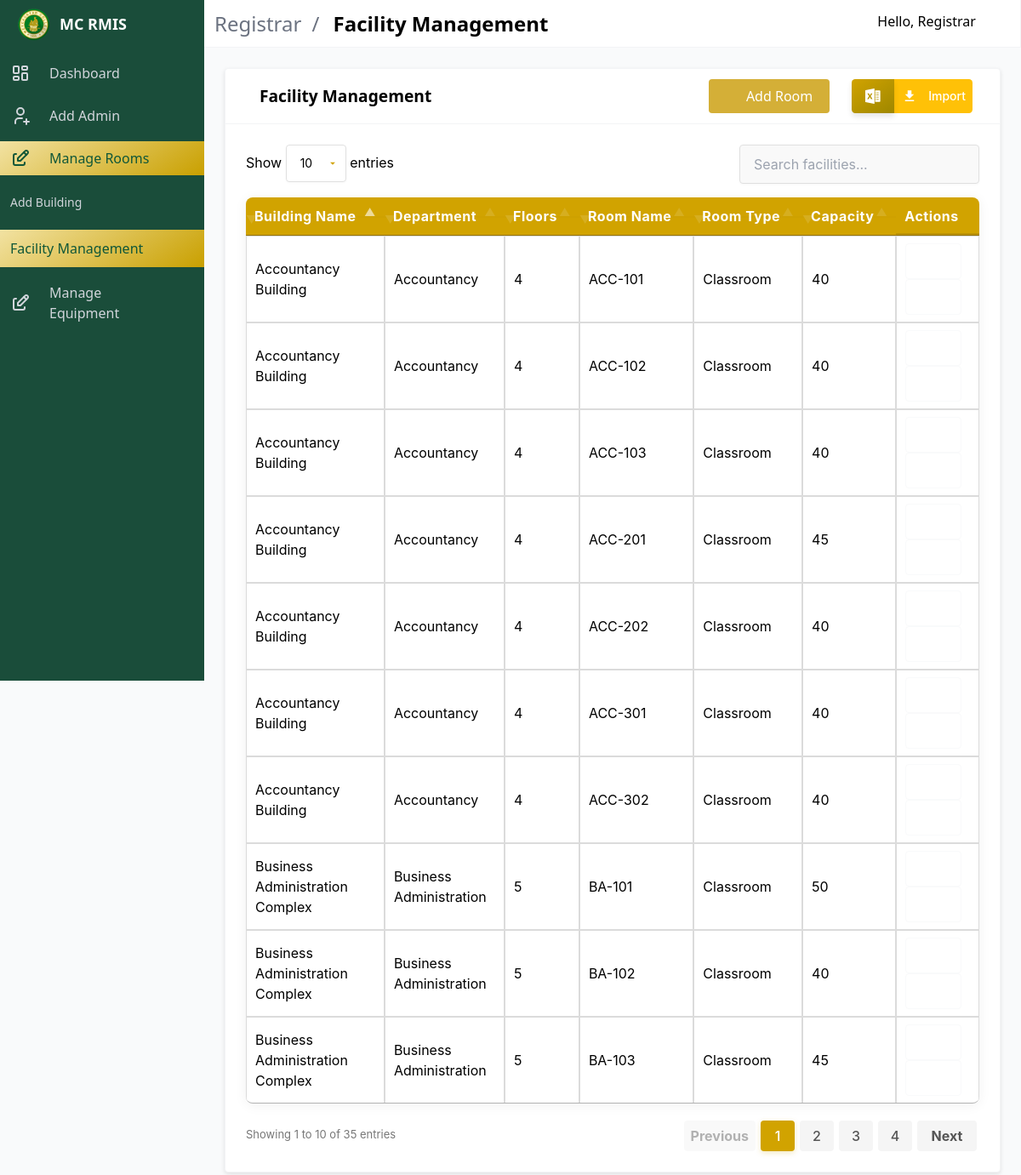
The app's page /registrar/reg_summary.php (signed in) with its own data.
### tables this page shows
CREATE TABLE rooms (
    id INT AUTO_INCREMENT PRIMARY KEY,
    room_name VARCHAR(255) NOT NULL,
    room_type VARCHAR(255) NOT NULL,
    capacity INT NOT NULL,
    RoomStatus ENUM('available', 'occupied', 'maintenance') DEFAULT 'available',
    created_at TIMESTAMP DEFAULT CURRENT_TIMESTAMP,
    building_id INT,
    FOREIGN KEY (building_id) REFERENCES buildings(id)
);

CREATE TABLE buildings (
    id INT AUTO_INCREMENT PRIMARY KEY,
    building_name VARCHAR(255) NOT NULL,
    department VARCHAR(255) NOT NULL,
    number_of_floors INT NOT NULL,
    created_at TIMESTAMP DEFAULT CURRENT_TIMESTAMP
);

### registrar/includes/summary.php (called while the page is built, shortened)
<?php
try {
    $conn = db();
    $conn->set_charset("utf8mb4");
    $sql = "SELECT buildings.id AS building_id, buildings.building_name, buildings.department, buildings.number_of_floors,
                   rooms.id AS room_id, rooms.room_name, rooms.room_type, rooms.capacity
            FROM buildings
            INNER JOIN rooms ON buildings.id = rooms.building_id
            ORDER BY buildings.building_name ASC, rooms.room_name ASC";
    $stmt = $conn->prepare($sql);
    $stmt->execute();
    $result = $stmt->get_result();
} catch (Exception $e) {
    error_log($e->getMessage());
    echo "<div class='notification is-danger'>An error occurred. Please try again later.</div>";
}

### registrar/reg_summary.php (the view, shortened to what this page needs)
<?php
include "includes/summary.php";
?>
<!DOCTYPE html>
<html lang="en">
<head>
    <link rel="stylesheet" href="https://cdn.jsdelivr.net/npm/@tabler/icons-webfont@latest/dist/tabler-icons.min.css" />
    <link rel="stylesheet" href="https://cdn.materialdesignicons.com/4.9.95/css/materialdesignicons.min.css">
    <link rel="stylesheet" href="../public/css/admin_styles/main.css">
    <link rel="stylesheet" href="../public/css/admin_styles/main_2.css">
    <link rel="stylesheet" href="../public/css/admin_styles/style-all.css">
    <link rel="stylesheet" href="../public/css/admin_styles/form_1.css">
    <link rel="stylesheet" href="https://cdn.datatables.net/1.11.5/css/jquery.dataTables.min.css">
    <link rel="stylesheet" href="../public/css/admin_styles/datatables.css">
</head>
<body>
    <div id="app">
        <?php
        include 'layout/topnav.php';
        include 'layout/sidebar.php';
        ?>
        <section class="section main-section">
            <div class="card">
                <header class="card-header">
                    <p class="card-header-title">
                        <span class="icon"><i class="mdi mdi-office-building"></i></span>
                        Facility Management
                    </p>
                    <div class="card-header-icon" style="display: flex; gap: 10px;">
                        <button class="button is-primary" id="addRoomBtn">
                            <span class="icon"><i class="mdi mdi-plus"></i></span>
                            <span>Add Room</span>
                        </button>
                        <form id="importForm" action="includes/import_rooms.php" class="form-data" method="post" enctype="multipart/form-data" style="display: flex;">
                            <button type="button" class="excel" style="border-radius: 0.3em 0 0 0.3em; display: flex; justify-content: center; width: 50px; padding: 0.5rem;">
                            </button>
                            <button id="importButton" class="container-btn-file" type="submit" name="importSubmit" style="border-radius: 0 0.3em 0.3em 0;">
                                <svg
                                    fill="#fff"
                                    xmlns="http://www.w3.org/2000/svg"
                                    width="20"
                                    height="20"
                                    viewBox="0 0 24 24">
                                    <path
                                        d="M19 9h-4V3H9v6H5l7 7 7-7zM5 18v2h14v-2H5z"></path>
                                </svg>
                                Import
                            </button>
                        </form>
                    </div>
                </header>
                <div class="card-content">
                    <table id="facilityTable" class="adminTable table is-fullwidth is-striped is-hoverable">
                        <thead>
                            <tr>
                                <th>Building Name</th>
                                <th>Department</th>
                                <th>Floors</th>
                                <th>Room Name</th>
                                <th>Room Type</th>
                                <th>Capacity</th>
                                <th>Actions</th>
                            </tr>
                        </thead>
                        <tbody>
                            <?php
                            while ($row = $result->fetch_assoc()):
                                $building_name = htmlspecialchars($row['building_name'] ?? '', ENT_QUOTES, 'UTF-8');
                                $department = htmlspecialchars($row['department'] ?? '', ENT_QUOTES, 'UTF-8');
                                $floors = htmlspecialchars($row['number_of_floors'] ?? '', ENT_QUOTES, 'UTF-8');
                                $room_id = htmlspecialchars($row['room_id'] ?? '', ENT_QUOTES, 'UTF-8');
                                $room_name = htmlspecialchars($row['room_name'] ?? '', ENT_QUOTES, 'UTF-8');
                                $room_type = htmlspecialchars($row['room_type'] ?? '', ENT_QUOTES, 'UTF-8');
                                $capacity = htmlspecialchars($row['capacity'] ?? '', ENT_QUOTES, 'UTF-8');
                            ?>
                                <tr>
                                    <td data-label="Building Name"><?= $building_name ?></td>
                                    <td data-label="Department"><?= $department ?></td>
                                    <td data-label="Floors"><?= $floors ?></td>
                                    <td data-label="Room Name"><?= $room_name ?: 'N/A' ?></td>
                                    <td data-label="Room Type"><?= $room_type ?: 'N/A' ?></td>
                                    <td data-label="Capacity"><?= $capacity ?: 'N/A' ?></td>
                                    <td data-label="Actions" class="action-buttons">
                                        <?php if ($room_id): ?>
                                            <button class="button is-info is-small" onclick='openEditModal(<?= json_encode($row) ?>)'>
                                                <span class="icon"><i class="mdi mdi-pencil"></i></span>
                                            </button>
                                            <button class="button is-danger is-small" onclick="if(confirm('Are you sure you want to delete this room?')) window.location.href='?delete_room=<?= urlencode($room_id) ?>'">
                                                <span class="icon"><i class="mdi mdi-trash-can"></i></span>
                                            </button>
                                        <?php endif; ?>
                                    </td>
                                </tr>
                            <?php endwhile; ?>
                        </tbody>
                    </table>
                </div>
            </div>
        </section>
    </div>
</body>
</html>

### records on screen
rooms: building.building_name "Accountancy Building", building.department "Accountancy", building.number_of_floors "4", room_name "ACC-101", room_type "Classroom", capacity "40"
rooms: building.building_name "Accountancy Building", building.department "Accountancy", building.number_of_floors "4", room_name "ACC-102", room_type "Classroom", capacity "40"
rooms: building.building_name "Accountancy Building", building.department "Accountancy", building.number_of_floors "4", room_name "ACC-103", room_type "Classroom", capacity "40"
rooms: building.building_name "Accountancy Building", building.department "Accountancy", building.number_of_floors "4", room_name "ACC-201", room_type "Classroom", capacity "45"
rooms: building.building_name "Accountancy Building", building.department "Accountancy", building.number_of_floors "4", room_name "ACC-202", room_type "Classroom", capacity "40"
rooms: building.building_name "Accountancy Building", building.department "Accountancy", building.number_of_floors "4", room_name "ACC-301", room_type "Classroom", capacity "40"
rooms: building.building_name "Accountancy Building", building.department "Accountancy", building.number_of_floors "4", room_name "ACC-302", room_type "Classroom", capacity "40"
rooms: building.building_name "Business Administration Complex", building.department "Business Administration", building.number_of_floors "5", room_name "BA-101", room_type "Classroom", capacity "50"
rooms: building.building_name "Business Administration Complex", building.department "Business Administration", building.number_of_floors "5", room_name "BA-102", room_type "Classroom", capacity "40"
rooms: building.building_name "Business Administration Complex", building.department "Business Administration", building.number_of_floors "5", room_name "BA-103", room_type "Classroom", capacity "45"

### other values on screen
$moduleName "Registrar"
$currentPageTitle "Facility Management"
$userData['name'] "Registrar"
$menuItem['title'] "Dashboard"
$menuItem['title'] "Add Admin"
$menuItem['title'] "Manage Rooms"
$child['title'] "Add Building"
$child['title'] "Facility Management"
$menuItem['title'] "Manage Equipment"
